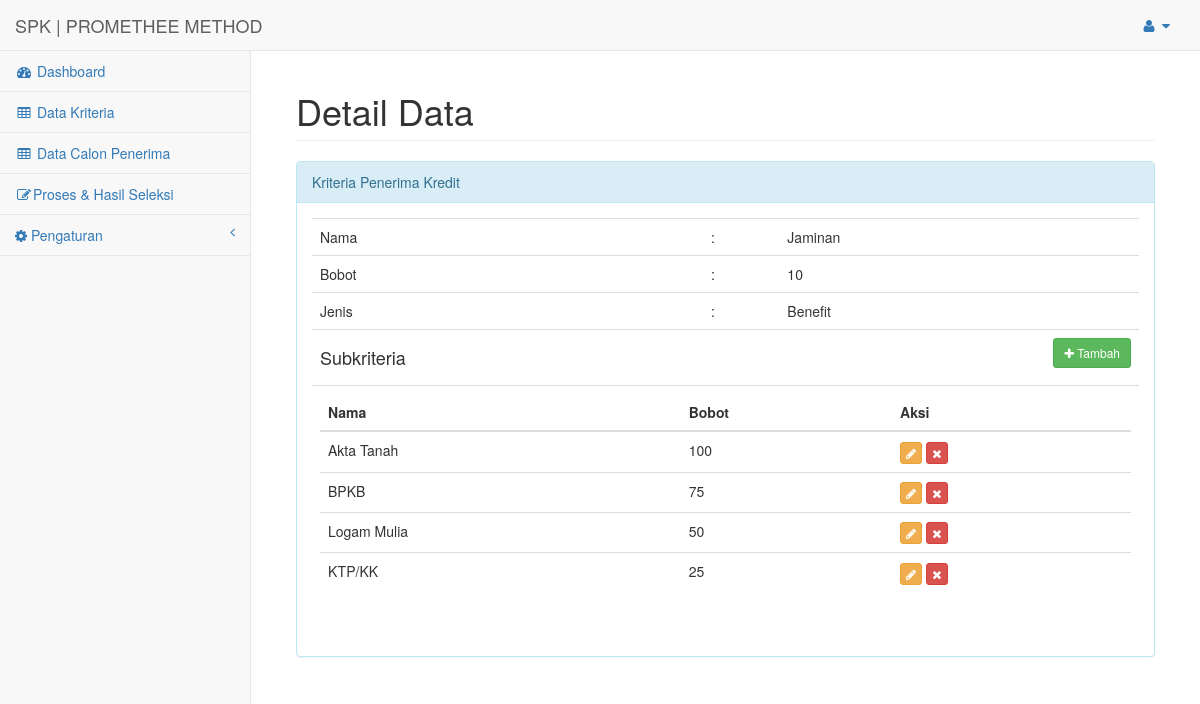
The app's page /index.php?url=data_kriteria_lihat&id=14 (signed in) with its own data.
### tables this page shows
CREATE TABLE `subkriteria` (
  `id` int(11) NOT NULL,
  `kriteria_id` int(11) DEFAULT 0,
  `nama` varchar(50) DEFAULT '0',
  `bobot` double DEFAULT 0
);

CREATE TABLE `kriteria` (
  `id` int(11) NOT NULL,
  `nama` varchar(255) NOT NULL,
  `bobot` double NOT NULL,
  `jenis` varchar(50) NOT NULL
);

### config/routes.php (called while the page is built, shortened)
<?php
$include = [];
if(isset($_GET['url'])){
	switch ($_GET['url']) {
		case 'data_kriteria_lihat':
			$include[] = 'halaman/kriteria/lihat.php';
			break;
	}
}else{
	$include[] = 'halaman/dashboard.php';
}
?>

### config/kriteria/load_detail.php (called while the page is built)
<?php
include 'config/koneksi.php';
$id = $_GET['id'];
$hasil = mysqli_query($koneksi, "SELECT kriteria.id, subkriteria.id as subkriteria_id, kriteria.nama, kriteria.bobot, kriteria.jenis, subkriteria.nama as nama_subkriteria , subkriteria.bobot as bobot_subkriteria FROM kriteria left join subkriteria on (kriteria.id=subkriteria.kriteria_id) where kriteria.id='$id'");
while ($data = mysqli_fetch_assoc($hasil)) {
	$data_kriteria[] = $data;
}
 ?>

### halaman/kriteria/lihat.php (the view)
<div id="page-wrapper">
    <div class="container-fluid">
        <div class="row">
            <div class="col-lg-12">
                <h1 class="page-header">Detail Data</h1>
            </div>
        </div>
        <div class="row">
        	<div class="col-lg-12">
        		<div class="panel panel-info">
        			<div class="panel-heading">
        				Kriteria Penerima Kredit
        			</div>
        			<div class="panel-body">
        				<table class="table">
                            <tr>
                                <td>Nama</td>
                                <td>:</td>
                                <td><?php echo $data_kriteria[0]['nama']; ?></td>
                            </tr>
                            <tr>
                                <td>Bobot</td>
                                <td>:</td>
                                <td><?php echo $data_kriteria[0]['bobot']; ?></td>
                            </tr>
                            <tr>
                                <td>Jenis</td>
                                <td>:</td>
                                <td><?php echo $data_kriteria[0]['jenis']; ?></td>
                            </tr>
                            <tr>
                                <td>
                                    <h4>Subkriteria</h4>
                                </td>
                                <td></td>
                                <td>
                                    <?php if ($_SESSION['level']=='superadmin'): ?>
                                   <a href="index.php?url=data_subkriteria_tambah&id=<?php echo $data_kriteria[0]['id'] ?>" class="btn btn-sm btn-success" style="float: right;">
                                        <i class="fa fa-plus"></i> Tambah
                                    </a>
                                    <?php endif ?>
                                </td>
                            </tr>
                            <tr>
                                <td colspan="3">
                                    <table class="table">
                                        <thead>
                                            <tr>
                                                <th>Nama</th>
                                                <th>Bobot</th>
                                                <th>Aksi</th>
                                            </tr>
                                        </thead>
                                        <tbody>
                                            <?php foreach ($data_kriteria as $sub): ?>
                                                <?php if ($sub['subkriteria_id'] != ""): ?>
                                                    <tr>
                                                        <td><?php echo $sub['nama_subkriteria']; ?></td>
                                                        <td><?php echo $sub['bobot_subkriteria']; ?></td>
                                                        <td>
                                                            <?php if ($_SESSION['level']=='superadmin'): ?>
                                                            <a href="index.php?url=data_subkriteria_ubah&id=<?php echo $sub['subkriteria_id'] ?>&kriteria_id=<?php echo $data_kriteria[0]['id']?>" class="btn btn-xs btn-warning" title="Ubah">
                                                                <i class="fa fa-pencil"></i>
                                                            </a>
                                                            <a href="config/subkriteria/proses_hapus.php?&id=<?php echo $sub['subkriteria_id'] ?>&kriteria_id=<?php echo $data_kriteria[0]['id']?>" class="btn btn-xs btn-danger" title="Hapus" onclick="return confirm('Apakah anda yakin ingin menghapus?')" >
                                                                <i class="fa fa-remove"></i>
                                                            </a>
                                                            <?php endif ?>
                                                        </td>
                                                    </tr>
                                                <?php endif ?>
                                            <?php endforeach ?>
                                        </tbody>
                                    </table>
                                </td>
                            </tr>
                        </table>
        			</div>
        		</div>
        	</div>
        </div>
    </div>
</div>

### index.php (shortened to what this page needs)
<?php
include 'config/routes.php';
 include 'halaman/header.php';
foreach ($req as $key => $value) {
	require_once $value;
}
foreach ($include as $key => $value) {
	require_once $value;
}
include 'halaman/footer.php';
?>

### records on screen
subkriteria: kriteria.nama "Jaminan", kriteria.bobot "10", kriteria.jenis "Benefit", nama "Akta Tanah", bobot "100"
subkriteria: nama "BPKB", bobot "75"
subkriteria: nama "Logam Mulia", bobot "50"
subkriteria: nama "KTP/KK", bobot "25"
